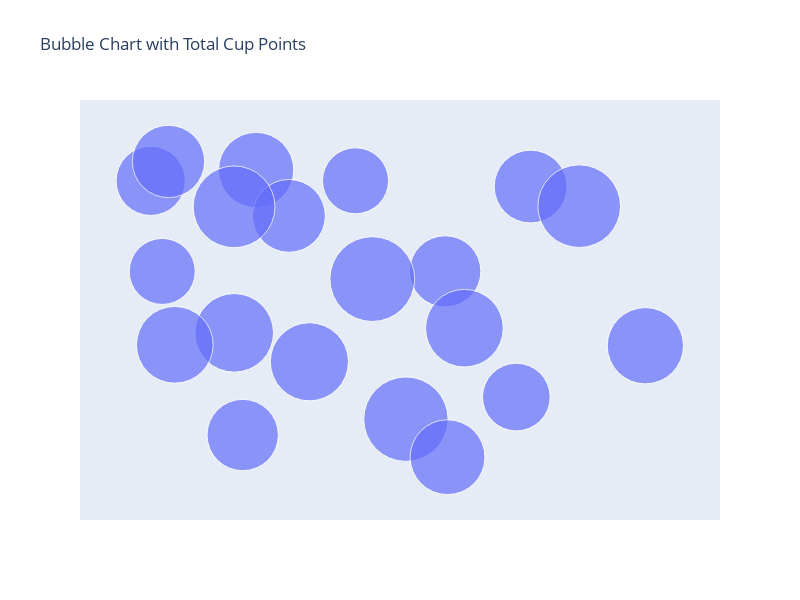

Here is the notebook cell this chart was saved with:
### Code cell
import plotly.express as px
import pandas as pd
import numpy as np

# Create a sample DataFrame with random data
data = {
    'id': range(1, 21),
    'total.cup.points': np.random.randint(60, 100, size=20),
    'x': np.random.rand(20),
    'y': np.random.rand(20)
}

df = pd.DataFrame(data)

# Create a bubble chart using Plotly Express
fig = px.scatter(df,
                 x='x',
                 y='y',
                 size='total.cup.points',
                 hover_name='id',
                 size_max=60,
                 title='Bubble Chart with Total Cup Points',
                 width=800,
                 height=600)

# Update the axis properties to hide x and y axis
fig.update_xaxes(visible=False, showticklabels=False)
fig.update_yaxes(visible=False, showticklabels=False)

# Show the plot
fig.show()

### Figure 1 — Plotly figure (JSON) as saved in the notebook; plotly's stock layout.template omitted (floating-point values rounded to 4 significant figures)
{"data": [{"hovertemplate": "<b>%{hovertext}</b><br><br>x=%{x}<br>y=%{y}<br>total.cup.points=%{marker.size}<extra></extra>", "hovertext": [1, 2, 3, 4, 5, 6, 7, 8, 9, 10, 11, 12, 13, 14, 15, 16, 17, 18, 19, 20], "legendgroup": "", "marker": {"color": "#636efa", "size": [70, 99, 70, 73, 80, 60, 85, 63, 83, 94, 60, 78, 98, 81, 84, 73, 66, 72, 77, 92], "sizemode": "area", "sizeref": 0.0275, "symbol": "circle"}, "mode": "markers", "name": "", "orientation": "v", "showlegend": false, "type": "scatter", "x": [0.602, 0.464, 0.2186, 0.7638, 0.9811, 0.0662, 0.2025, 0.7368, 0.6385, 0.8558, 0.4322, 0.244, 0.5276, 0.08996, 0.3449, 0.3062, 0.04439, 0.07799, 0.6065, 0.2022], "xaxis": "x", "y": [0.682, 0.6615, 0.2463, 0.9078, 0.484, 0.6819, 0.5183, 0.3473, 0.5307, 0.8557, 0.9233, 0.9519, 0.2885, 0.4865, 0.4413, 0.8299, 0.9231, 0.9747, 0.1874, 0.8539], "yaxis": "y"}], "layout": {"height": 600, "legend": {"itemsizing": "constant", "tracegroupgap": 0}, "title": {"text": "Bubble Chart with Total Cup Points"}, "width": 800, "xaxis": {"anchor": "y", "domain": [0, 1], "showticklabels": false, "title": {"text": "x"}, "visible": false}, "yaxis": {"anchor": "x", "domain": [0, 1], "showticklabels": false, "title": {"text": "y"}, "visible": false}}}
